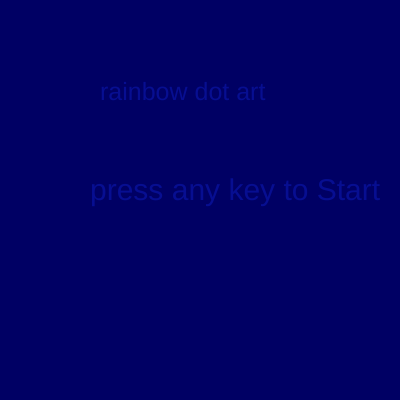
Frame 1 (no input)
Frame 60 (no input): identical to frame 1, image omitted
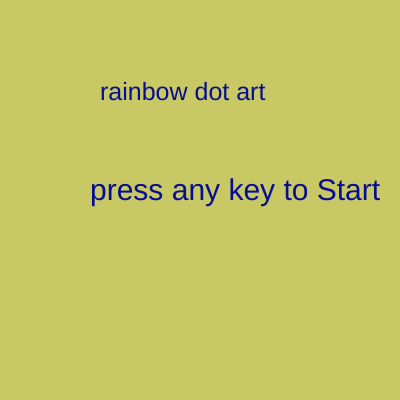
Frame 120 (the mouse pressed at the canvas centre since frame 60)

The p5.js sketch that drew these frames (run headless with seeded random() and noise() and a simulated clock; from frame 60 on, the mouse is pressed at the canvas centre):

// p5.js sketch
// ── sketch.js
let sceneNum = 0;
let dot = new Mover();
let dots = [];

function setup() {
 createCanvas(400, 400);
for (let i = 0; i < 4000; i++) {
    dots[i] = new Mover();
  }
}

function draw() {
background(mouseX,mouseY,100);
 if (keyIsPressed===true) {
    sceneNum++;
  }
    //made it so that a key press starts the art
  
  if (sceneNum == 0) {
    background(mouseX, mouseY, 100);
    fill(7, 14, 145);
    textSize(25);
    text("rainbow dot art", 100, 100);
    textSize(30);
    text("press any key to Start", 90, 200)
  } else if (sceneNum == 1) {
    background(50);
 ellipse(mouseX, mouseY, 15,30);
    for (let i = 0; i < 4000; i++) {
      dots[i].update();
      dots[i].show();
    }

  } else if (sceneNum == 2) {
    background(mouseX, mouseY, 100); // changed backgrounds to rainbow colors
    textSize(30);
    text("", 20, 20);
  
  }
}

// ── mover.js
var Mover = function(){
  this.x= 400/2;
  this.y = 400/2;
  
};

Mover.prototype.update = function(){
    this.x+=random(-3,3);
    this.y +=random(-3,3);
};

Mover.prototype.show = function(){
   
    fill(mouseX,mouseY,random(40)%10);
//     changed the color of the dots to make a more interesting rainbow 
  noStroke();
    ellipse(this.x, this.y,15,30);
  // changed the rectangles to ovals
};
